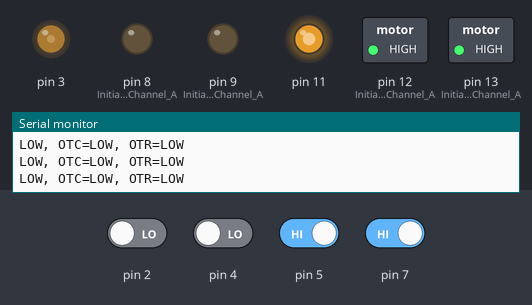
Recording of a sketch running on a simulated Arduino Uno, built with avr-gcc and run on an emulated ATmega328P. Parts: switched loads named in the sketch (green lamp = pin HIGH), output pins drawn as LEDs (lit = HIGH), the last lines printed to the serial monitor. The inputs (shaded band) are chosen by the test bench; at power-on: pin 5, pin 7 HIGH, pin 2, pin 4 LOW.

Above: at 1.29 s.
1.3 s: pin 4 driven HIGH
4.3 s: pin 5 driven LOW
At 4.37 s:
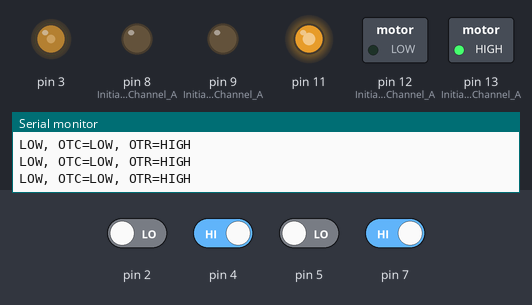
7.3 s: pin 2 driven HIGH
10.3 s: pin 7 driven LOW
At 10.45 s:
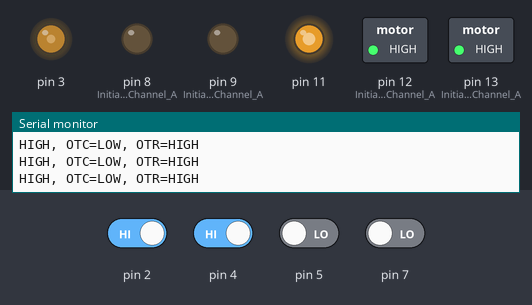
13.3 s: pin 5 driven HIGH
At 13.49 s:
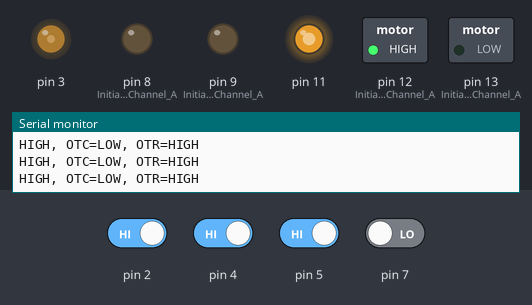
16.3 s: pin 2 driven LOW
Timing chart, 0 to 20.3 s (numbered marks = the images above; inputs shaded):
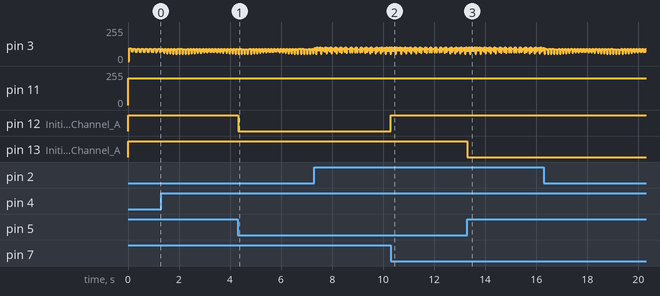

Measured:
- after the input at 4.3 s, pin 12 (Initiates_Motor_Channel_A): HIGH → LOW at once
- after the input at 10.3 s, pin 12 (Initiates_Motor_Channel_A): LOW → HIGH at once
- after the input at 13.3 s, pin 13 (Initiates_Motor_Channel_A): HIGH → LOW at once

The sketch:

nos_robos.ino
```cpp
 /*************************************************************
Garoando em linha para o BSides
por Ricardo Martinelli a.k.a. rimolive
*************************************************************/

void setup() {

  //Setup Channel A
  pinMode(12, OUTPUT); //Initiates Motor Channel A pin
  pinMode(9, OUTPUT); //Initiates Brake Channel A pin

  //Setup Channel B
  pinMode(13, OUTPUT); //Initiates Motor Channel A pin
  pinMode(8, OUTPUT);  //Initiates Brake Channel A pin

  pinMode(5, INPUT);
  pinMode(6, INPUT);
  pinMode(7, INPUT);

  Serial.begin(9600);
}

void loop(){
  analogWrite(3, 200);
  analogWrite(11, 200);

  // Informaçoes dos sensores.
  //Serial.write("OTL=");
  Serial.write(digitalRead(2) == HIGH ? "HIGH" : "LOW");
  Serial.write(", OTC=");
  Serial.write(digitalRead(3) == HIGH ? "HIGH" : "LOW");
  Serial.write(", OTR=");
  Serial.write(digitalRead(4) == HIGH ? "HIGH" : "LOW");
  Serial.write("\n");

  // Logica bem simplista dos sensores
  if(digitalRead(5) == LOW && digitalRead(7) == LOW) {
    digitalWrite(13, HIGH);
    digitalWrite(12, HIGH);
  } else if(digitalRead(5) == LOW) {
    digitalWrite(13, HIGH);
    digitalWrite(12, LOW);
  } else if(digitalRead(7) == LOW) {
    digitalWrite(13, LOW);
    digitalWrite(12, HIGH);
  } else {
    digitalWrite(13, HIGH);
    digitalWrite(12, HIGH);
  }

}
```
